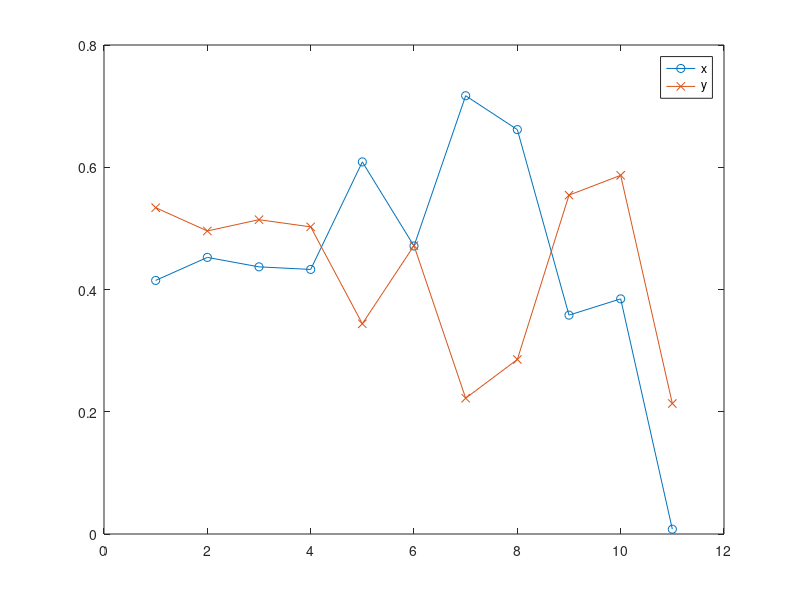

MATLAB code to generate this figure:

% clc;
% clear;

x = [0.414863855		0.452545553		0.437064886		0.432833165		0.608761132		0.471156448		0.717005968		0.661574244		0.358071804		0.384655356		0.007871429];
y = [0.533875644		0.495770484		0.51421684		0.502474666		0.34394905		0.471774697		0.222167447		0.285506397		0.554362416		0.586782873		0.213459611];


% x = [0.497568339		0.43125847		0.413509518		0.229305804		0.260444999		0.280337811		0.166188776		0.141216174		0.241914034		0.014853111		0.000211181];
% y = [0.293823868		0.32857731		0.344154149		0.424209923		0.353407204		0.3684012		0.404108047		0.37075305		0.285471231		0.035446405		7.92886E-05];


wt = 100:-10:0;

sum(x)
sum(y)

disp('-------------------');


sum(wt.*x)
sum(wt.*y)



figure;
plot(x, '-o');
hold on;
plot(y, '-x');
legend('x', 'y');